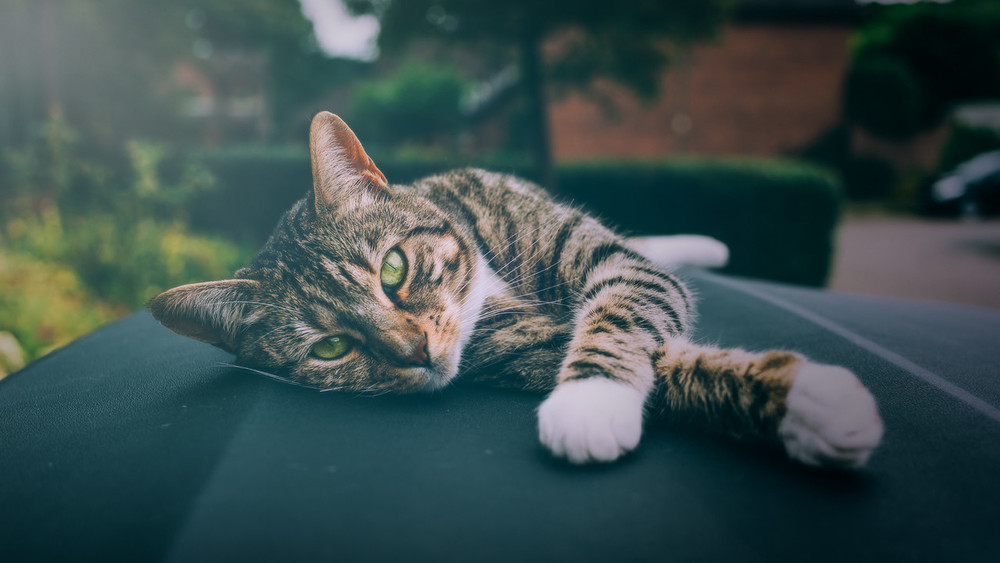
#> input picture docs/images/cat.jpg, 1000 x 563 px
$ jupyter execute --allow-errors 'CRF Cat Demo.ipynb'
#> lines starting #> are read from the running program, lines starting #| are printed output that depends on the picture
[cell 1]
import os
import cv2
from PIL import Image
import pydensecrf.densecrf as dcrf
from pydensecrf.utils import compute_unary, unary_from_softmax
import numpy as np
import matplotlib.pyplot as plt
from keras.utils import to_categorical
from imgaug import augmenters as iaa

#> (a cell that did not finish here is left out)

[cell 3]
cat_path = os.path.join('docs', 'images', 'cat.jpg')
cat_bgr = cv2.imread(cat_path, 1)
#> cat_bgr is the input picture: shape (563, 1000, 3); mean B, G, R 78.7, 78.9, 60.5
cat_rgb = cv2.cvtColor(cat_bgr, cv2.COLOR_BGR2RGB)
display(Image.fromarray(cat_rgb))

[cell 4]
print(cat_rgb.shape)
#| (563, 1000, 3)

[cell 5]
cat_mask_path = os.path.join('docs', 'images', 'cat_mask.jpg')
cat_mask = cv2.imread(cat_mask_path, 0)
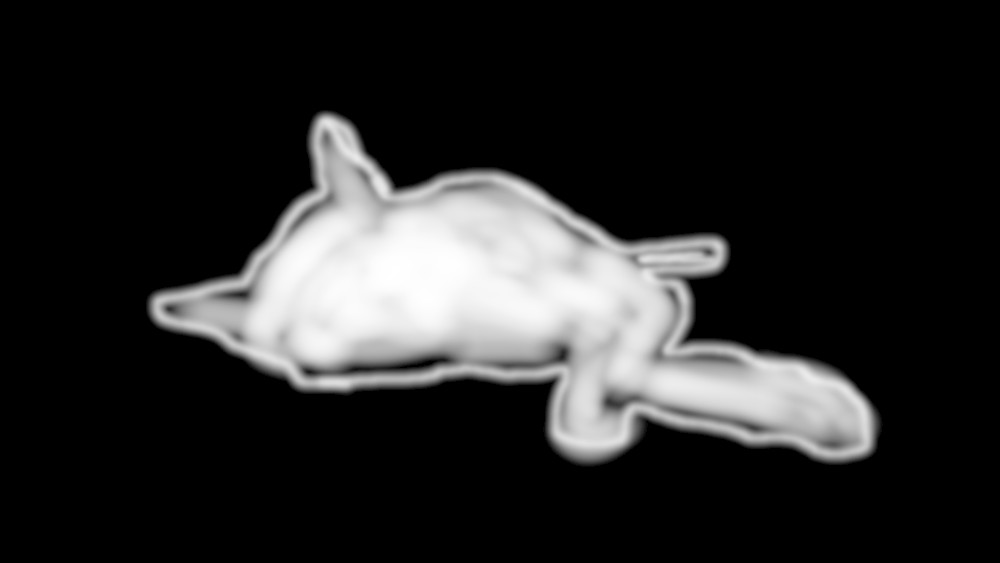
#> input picture docs/images/cat_mask.jpg, 1000 x 563 px
#> cat_mask is the input picture: shape (563, 1000); min 0, max 255, mean 40.5
#cat_mask = seq.augment_image(np.array(cat_mask, dtype=np.uint8))
display(Image.fromarray(cat_mask))

[cell 6]
not_mask = cv2.bitwise_not(cat_mask)
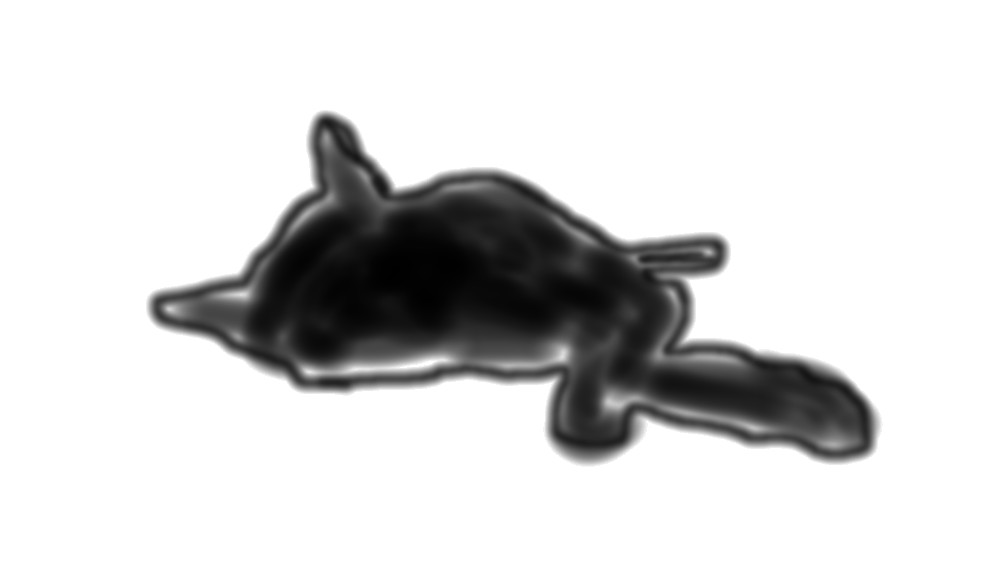
#> not_mask: shape (563, 1000); min 0, max 255, mean 214.5
not_mask = np.expand_dims(not_mask, axis=2)
cat_mask = np.expand_dims(cat_mask, axis=2)

[cell 7]
im_softmax = np.concatenate([not_mask, cat_mask], axis=2)
im_softmax = im_softmax / 255.0
print(im_softmax.shape)
#| (563, 1000, 2)

[cell 8]
gauss_cat = cv2.GaussianBlur(cat_rgb, (31, 31), 0)
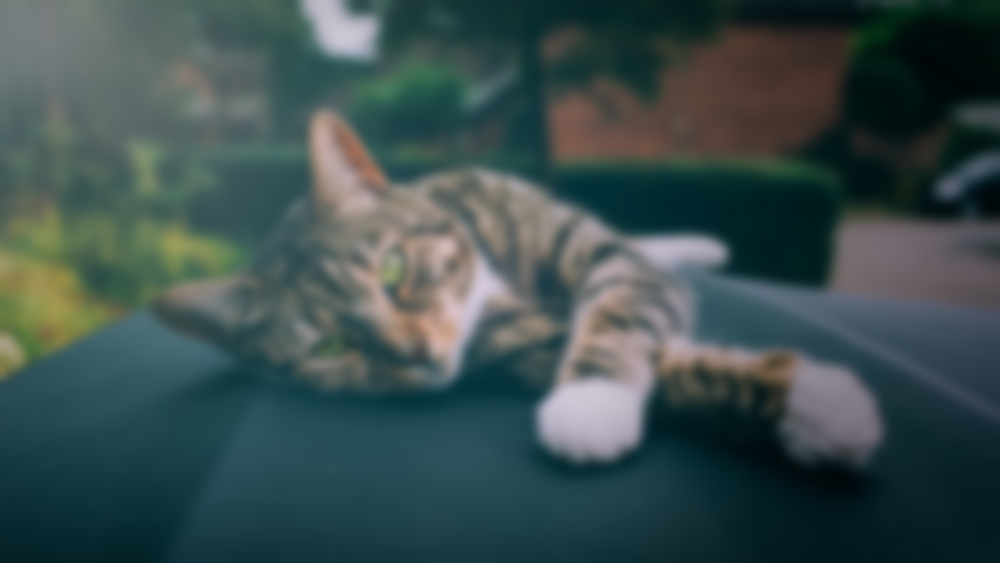
#> gauss_cat: shape (563, 1000, 3); mean R, G, B 60.5, 78.8, 78.7
display(Image.fromarray(gauss_cat))

[cell 9]
bilat_cat = cv2.bilateralFilter(cat_rgb, d=10, sigmaColor=80, sigmaSpace=80)
display(Image.fromarray(bilat_cat))

[cell 10]
n_classes = 2
feat_first = im_softmax.transpose((2, 0, 1)).reshape((n_classes,-1))
print(feat_first.shape)
#| (2, 563000)
